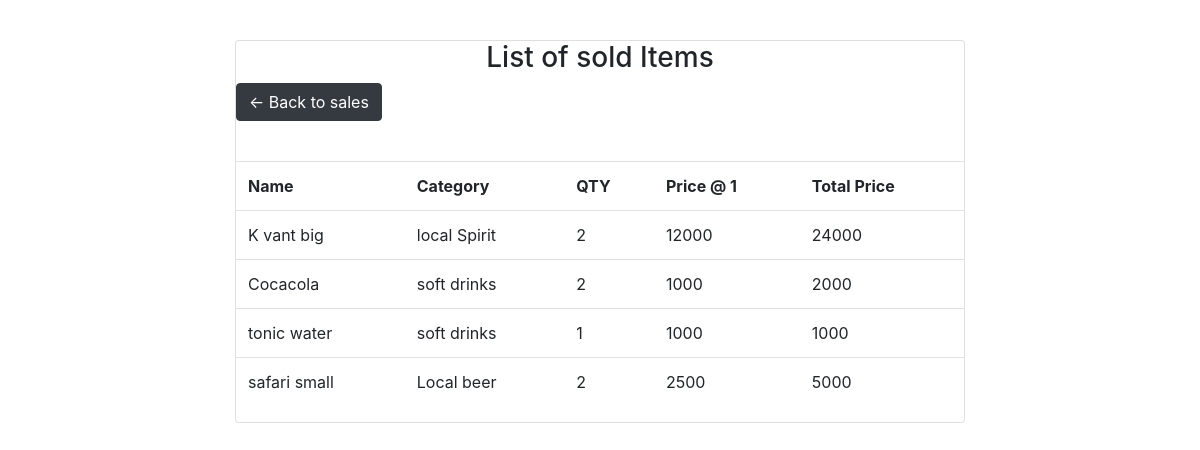
The page /salesItems.php?items=58 (signed in) on the database its author committed.
### tables this page shows
CREATE TABLE `salesdetails` (
  `salesDetails_id` int(11) NOT NULL,
  `salesDetails_name` varchar(45) NOT NULL,
  `salesDetails_cat` varchar(45) NOT NULL,
  `salesDetails_qty` int(11) NOT NULL,
  `salesDetails_price` int(11) NOT NULL,
  `salesDetails_total` int(11) NOT NULL,
  `salesDetails_saledID` int(11) NOT NULL,
  `salesDetails_dlt` int(11) NOT NULL DEFAULT 0,
  `salesDetails_dlt_time` int(11) DEFAULT NULL,
  `salesDetails_dlt_by` varchar(45) DEFAULT NULL
);

### salesItems.php (the view, shortened to what this page needs)
<?php
include "includes/start.php";
if ($_SESSION['ROLE'] == 1 || $_SESSION['ROLE'] == 2 || $_SESSION['ROLE'] == 3) {
?>
<!DOCTYPE html>
<html>
<head>
    <link rel="stylesheet" href="<?php echo MAIN_URL; ?>/css/main.css">
    <link rel="stylesheet" href="<?php echo MAIN_URL; ?>/css/bootstrap.min.css">
</head>
<body>
	<div class="container">
		<div class="row">
			<div class="col-md-2">
			</div>
			<div class="col-md-8 ">
				<p>&nbsp;</p>
				<div class="card">
				<center><h3>List of sold Items</h3></center>
				<div>
					<?php
					if ($_SESSION['ROLE'] == 1 || $_SESSION['ROLE'] == 2) {
						?>
				<a href="sales.php" class="btn btn-small btn-dark"> <- Back to sales</a>
				<?php
					}else {
						?>
			<a href="sales.casher.php" class="btn btn-small btn-dark"> <- Back to My Sales</a>
					<?php
					}
					?>
				<p>&nbsp;</p>
			</div>
					<table class="table table-hover table-striple">
						<tr>
							<th>Name</th>
							<th>Category</th>
							<th>QTY</th>
							<th>Price @ 1</th>
							<th>Total Price</th>
						</tr>
						<?php
						if (isset($_GET['items'])) {
	$id = $_GET['items'] ?? NULL;
                    if (!is_numeric($id)) {
        echo "<script> alert('ERROR 5000')</script>";
        exit();
                    }else{
                        if ($id >1000000) {
        echo "<script> alert('ERROR 5000')</script>";
exit();
                        }else{
$soldItems = $mysqli->query("SELECT * FROM salesDetails WHERE salesDetails_dlt = 0 && salesDetails_saledID = $id;") or die("ERROR 5000");
while($data = $soldItems->fetch_assoc()):
						 ?>
						<tr>
							<td><?php echo $data['salesDetails_name']; ?></td>
							<td><?php echo $data['salesDetails_cat']; ?></td>
							<td><?php echo $data['salesDetails_qty']; ?></td>
							<td><?php echo $data['salesDetails_price']; ?></td>
							<td><?php echo $data['salesDetails_total']; ?></td>
						</tr>
<?php
	endwhile;
}
}
}
 ?>
					</table>
				</div>
			</div>
			<div class="col-md-2">
			</div>
		</div>
	</div>
	<?php
}else{
       $message = "Access Denied!";
       header("location: login.php?success=$message");
       exit();
 }
 ?>
</body>
</html>

### rows shown on the page
salesdetails: salesDetails_name "K vant big", salesDetails_cat "local Spirit", salesDetails_qty "2", salesDetails_price "12000", salesDetails_total "24000"
salesdetails: salesDetails_name "Cocacola", salesDetails_cat "soft drinks", salesDetails_qty "2", salesDetails_price "1000", salesDetails_total "2000"
salesdetails: salesDetails_name "tonic water", salesDetails_cat "soft drinks", salesDetails_qty "1", salesDetails_price "1000", salesDetails_total "1000"
salesdetails: salesDetails_name "safari small", salesDetails_cat "Local beer", salesDetails_qty "2", salesDetails_price "2500", salesDetails_total "5000"
